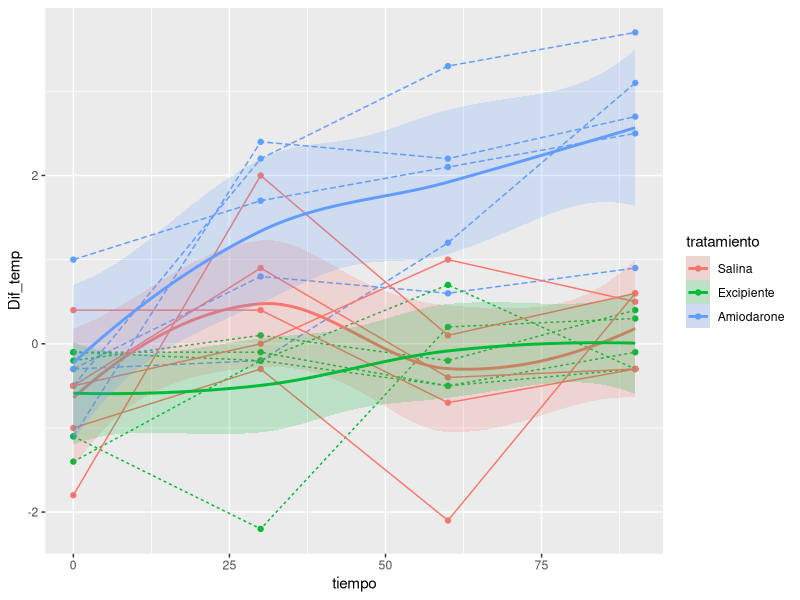
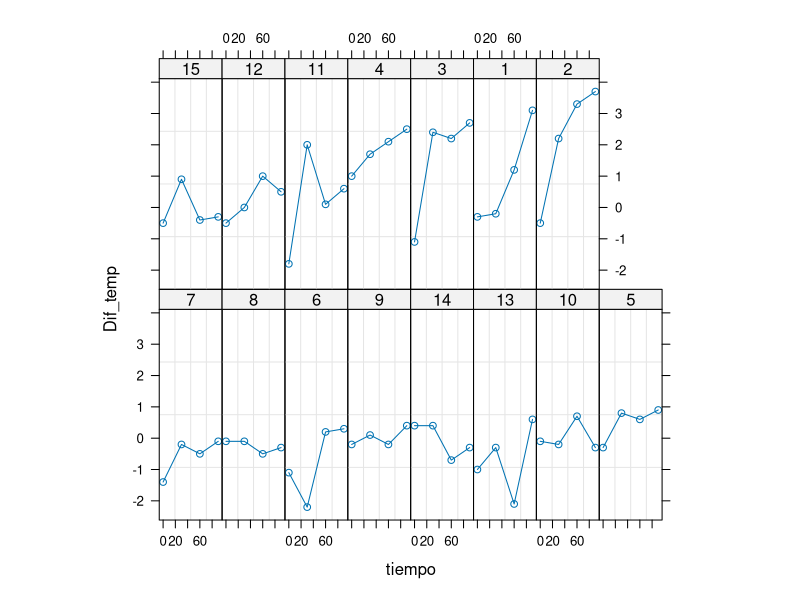
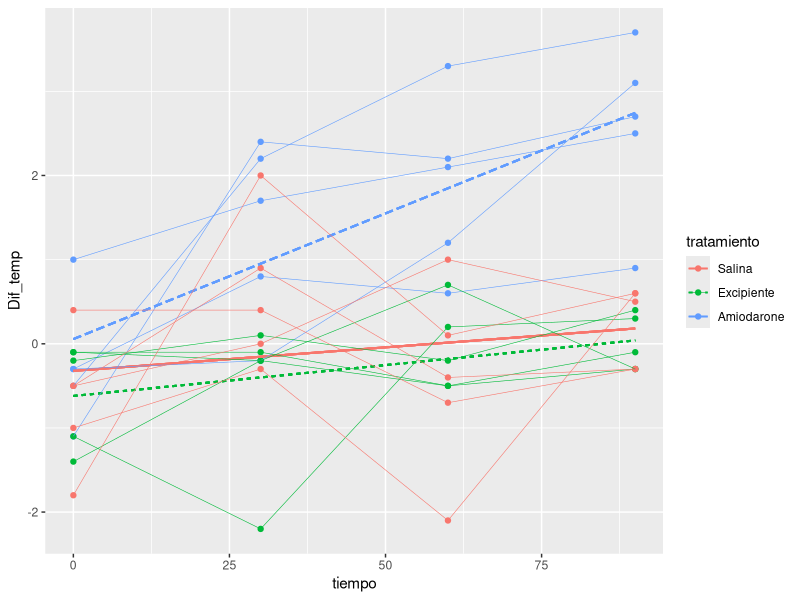

These figures' R source, in order:
## ---- chunk 1
flb1 <- read.csv2("flebitis.csv", enc = "latin1")
flb1$IdConejo <- with(flb1, as.integer(factor(paste(tratamiento, conejo))))
flb1$IdConejo <- factor(flb1$IdConejo)
flb1$conejo <- factor(flb1$conejo)
flb1$tratamiento  <-  factor(flb1$tratamiento,  levels = c("Salina",  
                                                      "Excipiente", 
                                                      "Amiodarone")) 
## ---- chunk 2
require(ggplot2)
g1  <-  ggplot(flb1,  aes(tiempo,  Dif_temp,  col  =  tratamiento,  group  =  IdConejo))
g1 + geom_point() +
     geom_line(aes(linetype  =  tratamiento)) +
     geom_smooth(aes(fill  =  tratamiento,  group  =  tratamiento),  span  =  1.2, 
                  alpha  =  0.2)
## ---- chunk 3
require(nlme)

gflb1 <- groupedData(Dif_temp ~ tiempo | IdConejo,  data  =  flb1)
plot(gflb1)

m1 <- lme(Dif_temp ~ tiempo + tratamiento + tiempo:tratamiento +
          I(tiempo^2) + I(tiempo^2):tratamiento +
          I(tiempo^3) + I(tiempo^3):tratamiento,  data = gflb1, 
        random  =  ~ 1)
anova(m1)

m2 <- lme(Dif_temp ~ tiempo + tratamiento + tiempo:tratamiento,  data = gflb1, 
        random  =  ~ 1)
anova(m2)

summary(m2)
## ---- chunk 4
shapiro.test(residuals(m2))
## ---- chunk 5
flb1$Dif_tempp <- predict(m2, level = 0)

g1  <-  ggplot(flb1,  aes(tiempo,  Dif_temp,  col  =  tratamiento,  group  =  IdConejo))
g1 + geom_point() +
     geom_line(aes(tiempo,  Dif_tempp,  linetype  =  tratamiento),  size  =  0.7) +
     geom_line(aes(tiempo,  Dif_temp,  group  =  IdConejo),  size  =  0.2)
## ---- chunk 6
m0 <- lm(Dif_temp~tiempo + tratamiento + tiempo:tratamiento +
          I(tiempo^2) + I(tiempo^2):tratamiento +
          I(tiempo^3) + I(tiempo^3):tratamiento,  data = flb1)
anova(m0)

m00 <- lm(Dif_temp~tiempo + tratamiento + tiempo:tratamiento,  data = flb1)
anova(m00)

